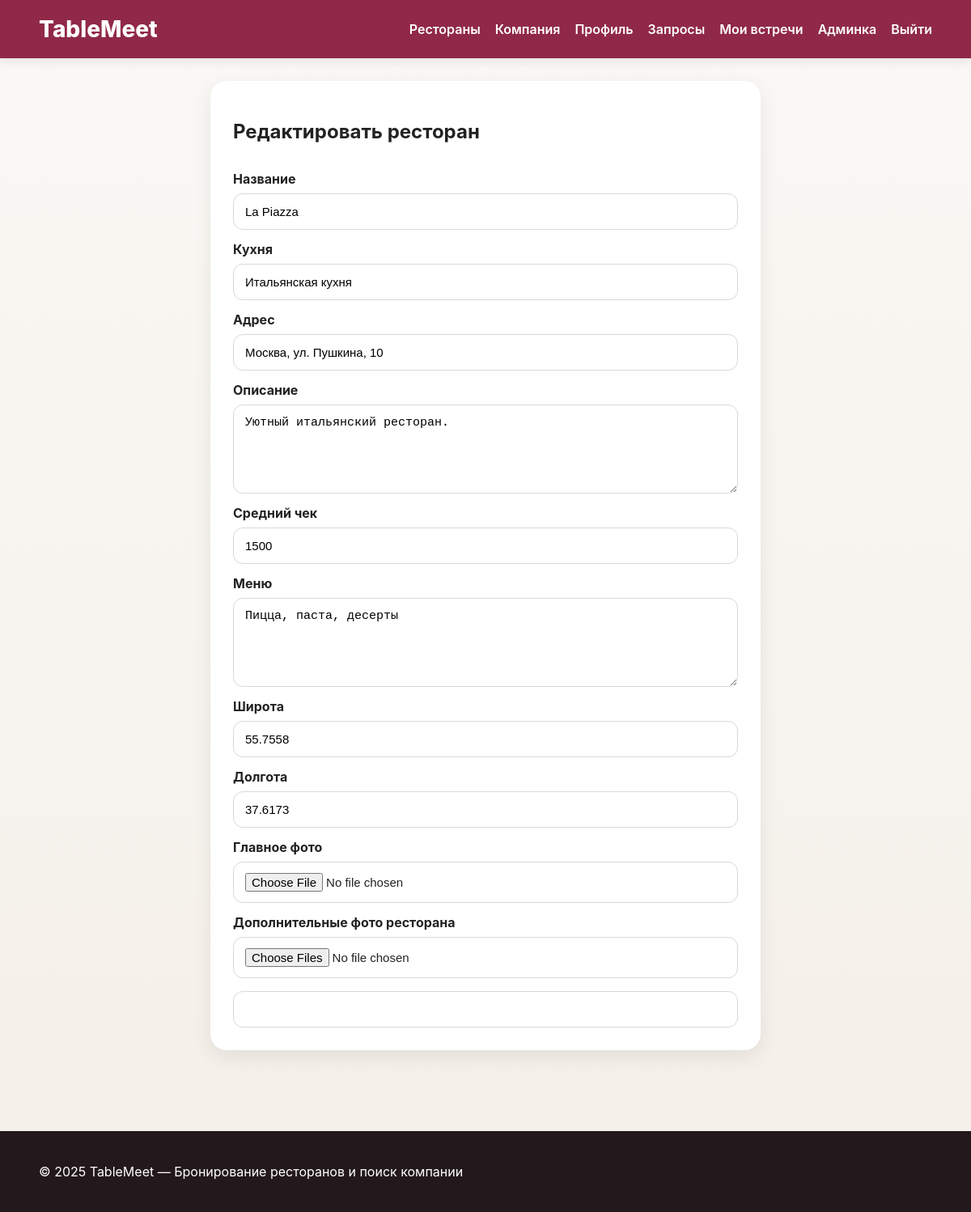
/admin/restaurant/1/edit (signed in), run on the app's committed database.
### app/models.py (models this page shows)
class Restaurant(db.Model):
    id = db.Column(db.Integer, primary_key=True)
    name = db.Column(db.String(150), nullable=False)
    cuisine = db.Column(db.String(100), nullable=False)
    address = db.Column(db.String(255), nullable=False)
    description = db.Column(db.Text)
    average_check = db.Column(db.Integer)
    menu = db.Column(db.Text)
    image = db.Column(db.String(255))
    latitude = db.Column(db.Float)
    longitude = db.Column(db.Float)
    bookings = db.relationship('Booking', backref='restaurant', lazy=True, cascade='all, delete-orphan')
    photos = db.relationship('RestaurantPhoto', backref='restaurant', lazy=True, cascade='all, delete-orphan')
    reviews = db.relationship('Review', backref='restaurant', lazy=True, cascade='all, delete-orphan')
    likes = db.relationship('RestaurantLike', backref='restaurant', lazy=True, cascade='all, delete-orphan')

### app/admin_routes.py (the view, shortened to what this page needs)
@admin_bp.route('/restaurant/<int:restaurant_id>/edit', methods=['GET', 'POST'])
@login_required
@admin_required
def edit_restaurant(restaurant_id):
    restaurant = Restaurant.query.get_or_404(restaurant_id)
    form = RestaurantForm()
    if request.method == 'GET':
        form.name.data = restaurant.name
        form.cuisine.data = restaurant.cuisine
        form.address.data = restaurant.address
        form.description.data = restaurant.description
        form.average_check.data = restaurant.average_check
        form.menu.data = restaurant.menu
        form.latitude.data = restaurant.latitude
        form.longitude.data = restaurant.longitude
    return render_template('edit_restaurant.html', form=form, restaurant=restaurant)

### app/forms.py
class RestaurantForm(FlaskForm):
    name = StringField('Название', validators=[DataRequired()])
    cuisine = StringField('Кухня', validators=[DataRequired()])
    address = StringField('Адрес', validators=[DataRequired()])
    description = TextAreaField('Описание', validators=[Optional()])
    average_check = IntegerField('Средний чек', validators=[Optional()])
    menu = TextAreaField('Меню', validators=[Optional()])
    latitude = StringField('Широта', validators=[Optional()])
    longitude = StringField('Долгота', validators=[Optional()])
    image = FileField('Главное фото')
    submit = SubmitField('Сохранить ресторан')

### app/models.py (called while the page is built)
@login_manager.user_loader
def load_user(user_id):
    return User.query.get(int(user_id))

### app/templates/edit_restaurant.html (shortened to what this page needs)
{% extends 'base.html' %}
{% block content %}
<div class="form-page">
    <form method="POST" enctype="multipart/form-data" class="styled-form">
        <h2>Редактировать ресторан</h2>
        <label>{{ form.name.label }}</label>
        {{ form.name() }}
        <label>{{ form.cuisine.label }}</label>
        {{ form.cuisine() }}
        <label>{{ form.address.label }}</label>
        {{ form.address() }}
        <label>{{ form.description.label }}</label>
        {{ form.description() }}
        <label>{{ form.average_check.label }}</label>
        {{ form.average_check() }}
        <label>{{ form.menu.label }}</label>
        {{ form.menu() }}
        <label>{{ form.latitude.label }}</label>
        {{ form.latitude() }}
        <label>{{ form.longitude.label }}</label>
        {{ form.longitude() }}
        <label>{{ form.image.label }}</label>
        {{ form.image() }}
        <label>Дополнительные фото ресторана</label>
        <input type="file" name="photos" multiple>
        {{ form.submit(class="btn full-btn") }}
    </form>
</div>
{% endblock %}

### app/static/style.css (style rules this page uses)
:root { --bg: #f8f6f2; --white: #ffffff; --text: #222222; --muted: #666666; --primary: #8b1e3f; --primary-dark: #6f1732; --accent: #d4a373; --danger: #c0392b; --shadow: 0 8px 24px rgba(0,0,0,0.08); --radius: 18px; }
* { box-sizing: border-box; }
body { margin: 0; font-family: Inter, Arial, sans-serif; background: linear-gradient(180deg, #faf8f5 0%, #f4efe8 100%); color: var(--text); }
.btn { display: inline-block; background: var(--primary); color: white; border: none; padding: 12px 18px; border-radius: 12px; text-decoration: none; font-weight: 700; cursor: pointer; }
.full-btn { width: 100%; }
.styled-form { display: flex; flex-direction: column; gap: 8px; }
.styled-form label { font-weight: 700; margin-top: 6px; }
.styled-form input, .styled-form select, .styled-form textarea { width: 100%; padding: 13px 14px; border-radius: 12px; border: 1px solid #d9d9d9; background: #fff; font-size: 15px; }
.styled-form textarea { min-height: 110px; resize: vertical; }
.form-page { display: flex; justify-content: center; }
.form-page .styled-form { width: 100%; max-width: 680px; background: var(--white); padding: 28px; border-radius: 20px; box-shadow: var(--shadow); }

### data on the page
Restaurant: name "La Piazza", cuisine "Итальянская кухня", address "Москва, ул. Пушкина, 10", description "Уютный итальянский ресторан.", average_check "1500", menu "Пицца, паста, десерты", latitude "55.7558", longitude "37.6173"
